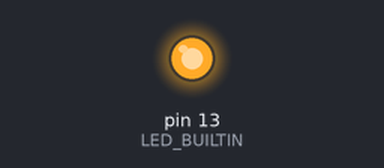
Simulated run of this sketch. Board: Arduino Nano, built with avr-gcc and run on an emulated ATmega328P. On the bench: output pins drawn as LEDs (lit = HIGH). MIDI output is not drawn; what the sketch prints to the serial monitor is not drawn.

Above: at 0.05 s.
Timing chart, 0 to 3.7 s (numbered marks = the images above):
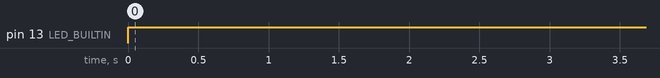

Measured:
- by itself, pin 13 (LED_BUILTIN): LOW → HIGH at 0.00 s

The sketch:

MidiSender.ino
```cpp
#include <MIDI.h>

// built for Nano

// Midi sent on pin 3

// Some 303 MIDI notes I don't understand:
// https://antonsavov.net/articles/303andmidi/
// https://www.elektronauts.com/t/behringer-td-3-303-clone/110053/871

// changing some TD3 filter and pitch bend params over MIDI: https://squarp.community/t/behringer-td-3-mo-cc-list/9761/3

// To set channels

// RD6 - To change it, press the SCALE FUNCTION and PATTERN GROUP buttons, then press one of the steps to select the respective MIDI channel
// this does not work for me!

// TD3 Function & F# to enter the mode then Pattern Section B (under Slide) then the channel - choose 2 - video: https://youtu.be/5nhXp3MT8WQ?si=f8Io9lsrcFCs7zWD&t=144

// or you can connect over USB and use Synthtribe to set channels


// I made up these names, must be official ones
#define RD6_CRASH 36
#define RD6_CLAP 39
#define RD6_BASH  40
#define RD6_SHORT_CYMBAL 42
#define RD6_BOINK 45
#define RD6_MEDIUM_CYMBAL  46
#define RD6_BINK 50
#define RD6_LONG_CYMBAL 51

#define RD6_CHANNEL 1
#define TD3_CHANNEL 2


#if defined(ARDUINO_SAM_DUE) || defined(SAMD_SERIES)
   /* example not relevant for this hardware (SoftwareSerial not supported) */
   MIDI_CREATE_DEFAULT_INSTANCE();
#else
   #include <SoftwareSerial.h>
   using Transport = MIDI_NAMESPACE::SerialMIDI<SoftwareSerial>;
   int rxPin = 2;
   int txPin = 3;
   SoftwareSerial mySerial = SoftwareSerial(rxPin, txPin);
   Transport serialMIDI(mySerial);
   MIDI_NAMESPACE::MidiInterface<Transport> MIDI((Transport&)serialMIDI);
#endif

void setup()
{
  Serial.begin(19200);
  pinMode(LED_BUILTIN, OUTPUT);
  MIDI.begin();

  // should turn all the notes off really
  for (int note = 36; note <= 51; note++)
    MIDI.sendNoteOff(note, 0, TD3_CHANNEL);
}

void loop()
{

    for (int note = 36; note <= 51; note++)
    {
      Serial.println(note);
    digitalWrite(LED_BUILTIN, HIGH);
    MIDI.sendNoteOn(note, 127, TD3_CHANNEL);    // Send a Note (pitch 42, velo 127 on channel 1)
    delay(200);                    // Wait for a second
    MIDI.sendNoteOff(note, 0, TD3_CHANNEL);     // Stop the note
    digitalWrite(LED_BUILTIN, LOW);
    }

}
```
